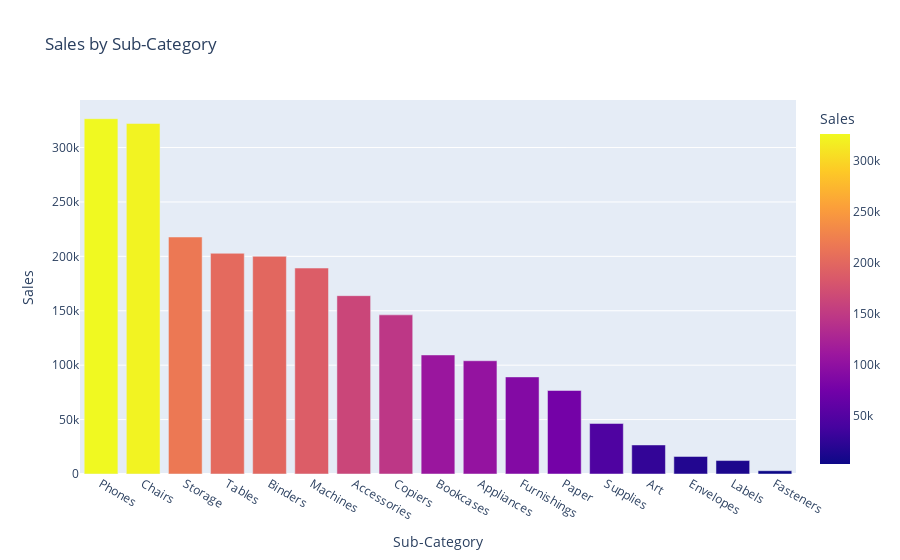

The notebook cell saved with this chart:
### Markdown cell above
### Sales by Sub-Category

### Code cell
fig = px.bar(df.groupby("Sub-Category")["Sales"].sum().sort_values(ascending=False).reset_index(),
             x='Sub-Category', y='Sales', color='Sales',
             title="Sales by Sub-Category")
fig.show()

### Figure 1 — Plotly figure (JSON) as saved in the notebook; plotly's stock layout.template omitted (floating-point values rounded to 4 significant figures)
{"data": [{"hovertemplate": "Sub-Category=%{x}<br>Sales=%{marker.color}<extra></extra>", "legendgroup": "", "marker": {"color": [326500.0, 322100.0, 217800.0, 202800.0, 200000.0, 189200.0, 163900.0, 146200.0, 109400.0, 104100.0, 89210.0, 76740.0, 46420.0, 26700.0, 16130.0, 12350.0, 3002.0], "coloraxis": "coloraxis", "pattern": {"shape": ""}}, "name": "", "orientation": "v", "showlegend": false, "textposition": "auto", "type": "bar", "x": ["Phones", "Chairs", "Storage", "Tables", "Binders", "Machines", "Accessories", "Copiers", "Bookcases", "Appliances", "Furnishings", "Paper", "Supplies", "Art", "Envelopes", "Labels", "Fasteners"], "xaxis": "x", "y": [326500.0, 322100.0, 217800.0, 202800.0, 200000.0, 189200.0, 163900.0, 146200.0, 109400.0, 104100.0, 89210.0, 76740.0, 46420.0, 26700.0, 16130.0, 12350.0, 3002.0], "yaxis": "y"}], "layout": {"barmode": "relative", "coloraxis": {"colorbar": {"title": {"text": "Sales"}}, "colorscale": [[0, "#0d0887"], [0.1111, "#46039f"], [0.2222, "#7201a8"], [0.3333, "#9c179e"], [0.4444, "#bd3786"], [0.5556, "#d8576b"], [0.6667, "#ed7953"], [0.7778, "#fb9f3a"], [0.8889, "#fdca26"], [1, "#f0f921"]]}, "legend": {"tracegroupgap": 0}, "title": {"text": "Sales by Sub-Category"}, "xaxis": {"anchor": "y", "domain": [0, 1], "title": {"text": "Sub-Category"}}, "yaxis": {"anchor": "x", "domain": [0, 1], "title": {"text": "Sales"}}}}
